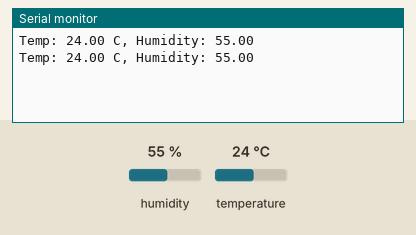
This sketch was run on a simulated Arduino Uno, built with avr-gcc and run on an emulated ATmega328P. Parts: the last lines printed to the serial monitor. The inputs (shaded band) are chosen by the test bench; at power-on: humidity 55 %, temperature 24 °C.

Above: at 2.8 s.
2.9 s: humidity set to 22 %
At 5.3 s:
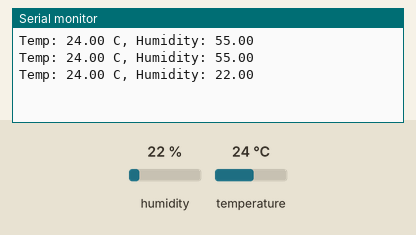
5.6 s: temperature set to 12 °C
At 6.7 s:
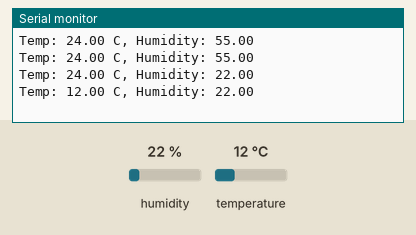
8.3 s: humidity set to 40 %
At 11.5 s:
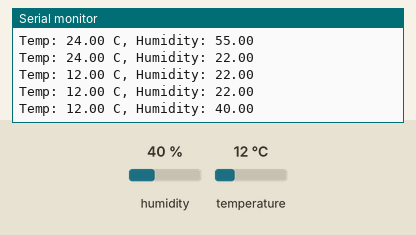
Timing chart, 0 to 13.0 s (numbered marks = the images above; inputs shaded):
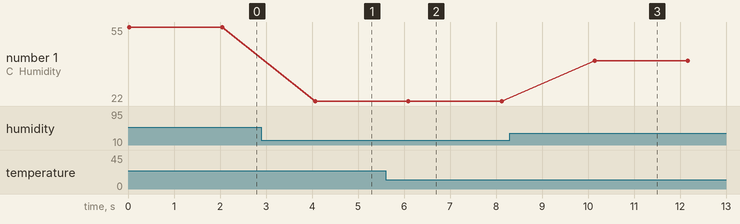

The sketch:

11_esp8266_dht11.ino
```cpp
#include <DHT.h>
#define DHTPIN 2
#define DHTTYPE DHT11

DHT dht(DHTPIN, DHTTYPE);

void setup() {
  Serial.begin(115200);
  dht.begin();
}

void loop() {
  float t = dht.readTemperature();
  float h = dht.readHumidity();
  Serial.print("Temp: ");
  Serial.print(t);
  Serial.print(" C, Humidity: ");
  Serial.println(h);
  delay(2000);
}
```

Measured:
- after the input at 2.9 s, the serial monitor: prints a new line after 1.2 s (image 1)
- after the input at 5.6 s, the serial monitor: prints a new line after 0.50 s (image 2)
- after the input at 8.3 s, the serial monitor: prints a new line after 1.8 s (image 3)
- plotted number 1: 55 → 22 after the input at 2.9 s, 22 → 40 after the input at 8.3 s
